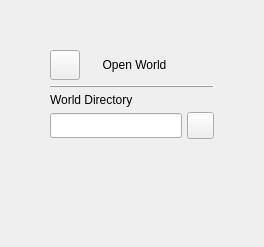
<?xml version="1.0" encoding="UTF-8"?>
<ui version="4.0">
 <class>OpenWorldPage</class>
 <widget class="QWidget" name="OpenWorldPage">
  <property name="geometry">
   <rect>
    <x>0</x>
    <y>0</y>
    <width>264</width>
    <height>247</height>
   </rect>
  </property>
  <property name="windowTitle">
   <string>Open World</string>
  </property>
  <property name="backgroundColor" stdset="0">
   <string notr="true">background</string>
  </property>
  <layout class="QVBoxLayout" name="_vertical_layout">
   <property name="spacing">
    <number>5</number>
   </property>
   <property name="leftMargin">
    <number>50</number>
   </property>
   <property name="topMargin">
    <number>50</number>
   </property>
   <property name="rightMargin">
    <number>50</number>
   </property>
   <property name="bottomMargin">
    <number>50</number>
   </property>
   <item>
    <layout class="QHBoxLayout" name="_lyt_header">
     <item>
      <widget class="QPushButton" name="btn_back">
       <property name="sizePolicy">
        <sizepolicy hsizetype="Fixed" vsizetype="Fixed">
         <horstretch>0</horstretch>
         <verstretch>0</verstretch>
        </sizepolicy>
       </property>
       <property name="minimumSize">
        <size>
         <width>30</width>
         <height>30</height>
        </size>
       </property>
       <property name="maximumSize">
        <size>
         <width>30</width>
         <height>30</height>
        </size>
       </property>
       <property name="text">
        <string/>
       </property>
      </widget>
     </item>
     <item>
      <widget class="QLabel" name="_lbl_title">
       <property name="text">
        <string>Open World</string>
       </property>
       <property name="alignment">
        <set>Qt::AlignCenter</set>
       </property>
      </widget>
     </item>
     <item>
      <spacer name="_horizontal_spacer">
       <property name="orientation">
        <enum>Qt::Horizontal</enum>
       </property>
       <property name="sizeType">
        <enum>QSizePolicy::Fixed</enum>
       </property>
       <property name="sizeHint" stdset="0">
        <size>
         <width>30</width>
         <height>30</height>
        </size>
       </property>
      </spacer>
     </item>
    </layout>
   </item>
   <item>
    <widget class="QFrame" name="frame">
     <property name="frameShape">
      <enum>QFrame::HLine</enum>
     </property>
     <property name="frameShadow">
      <enum>QFrame::Raised</enum>
     </property>
     <property name="borderTop" stdset="0">
      <string notr="true">surface</string>
     </property>
    </widget>
   </item>
   <item>
    <widget class="QLabel" name="_lbl_level_directory">
     <property name="text">
      <string>World Directory</string>
     </property>
     <property name="color" stdset="0">
      <string notr="true">on_primary</string>
     </property>
    </widget>
   </item>
   <item>
    <layout class="QHBoxLayout" name="_lyt_world_directory">
     <item>
      <widget class="QLineEdit" name="lne_level_directory">
       <property name="minimumSize">
        <size>
         <width>0</width>
         <height>25</height>
        </size>
       </property>
       <property name="maximumSize">
        <size>
         <width>16777215</width>
         <height>25</height>
        </size>
       </property>
       <property name="readOnly">
        <bool>true</bool>
       </property>
       <property name="color" stdset="0">
        <string notr="true">on_surface</string>
       </property>
      </widget>
     </item>
     <item>
      <widget class="QPushButton" name="btn_level_directory">
       <property name="sizePolicy">
        <sizepolicy hsizetype="Fixed" vsizetype="Fixed">
         <horstretch>0</horstretch>
         <verstretch>0</verstretch>
        </sizepolicy>
       </property>
       <property name="minimumSize">
        <size>
         <width>27</width>
         <height>27</height>
        </size>
       </property>
       <property name="maximumSize">
        <size>
         <width>27</width>
         <height>27</height>
        </size>
       </property>
       <property name="text">
        <string/>
       </property>
      </widget>
     </item>
    </layout>
   </item>
   <item>
    <spacer name="_vertical_spacer">
     <property name="orientation">
      <enum>Qt::Vertical</enum>
     </property>
     <property name="sizeHint" stdset="0">
      <size>
       <width>20</width>
       <height>40</height>
      </size>
     </property>
    </spacer>
   </item>
  </layout>
 </widget>
 <resources/>
 <connections/>
</ui>
